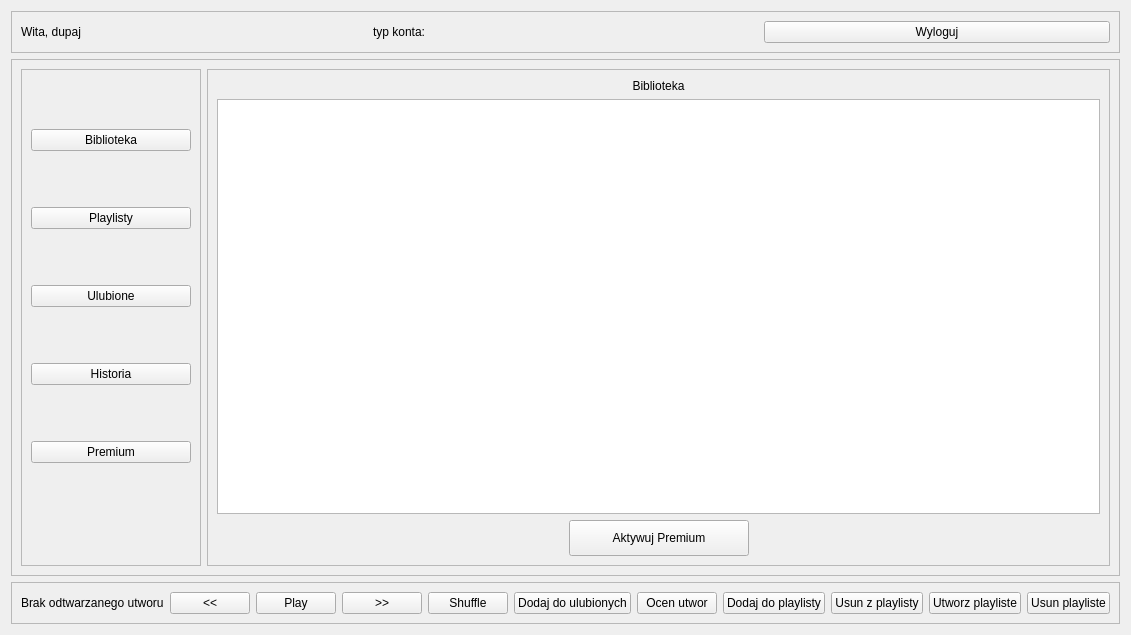
<?xml version="1.0" encoding="UTF-8"?>
<ui version="4.0">
 <class>mainwindow</class>
 <widget class="QWidget" name="mainwindow">
  <property name="geometry">
   <rect>
    <x>0</x>
    <y>0</y>
    <width>881</width>
    <height>635</height>
   </rect>
  </property>
  <property name="windowTitle">
   <string>mainwindow</string>
  </property>
  <layout class="QVBoxLayout" name="verticalLayout">
   <item>
    <widget class="QFrame" name="topBarFrame">
     <property name="frameShape">
      <enum>QFrame::Shape::StyledPanel</enum>
     </property>
     <property name="frameShadow">
      <enum>QFrame::Shadow::Raised</enum>
     </property>
     <layout class="QHBoxLayout" name="horizontalLayout_2">
      <item>
       <widget class="QLabel" name="welcomeLabel">
        <property name="text">
         <string>Wita, dupaj</string>
        </property>
       </widget>
      </item>
      <item>
       <widget class="QLabel" name="accounttypeLabel">
        <property name="text">
         <string>typ konta:</string>
        </property>
       </widget>
      </item>
      <item>
       <spacer name="horizontalSpacer">
        <property name="orientation">
         <enum>Qt::Orientation::Horizontal</enum>
        </property>
        <property name="sizeType">
         <enum>QSizePolicy::Policy::Fixed</enum>
        </property>
        <property name="sizeHint" stdset="0">
         <size>
          <width>40</width>
          <height>20</height>
         </size>
        </property>
       </spacer>
      </item>
      <item>
       <widget class="QPushButton" name="logoutButton">
        <property name="text">
         <string>Wyloguj</string>
        </property>
       </widget>
      </item>
     </layout>
    </widget>
   </item>
   <item>
    <widget class="QFrame" name="contentFrame">
     <property name="frameShape">
      <enum>QFrame::Shape::StyledPanel</enum>
     </property>
     <property name="frameShadow">
      <enum>QFrame::Shadow::Raised</enum>
     </property>
     <layout class="QHBoxLayout" name="horizontalLayout_3">
      <item>
       <widget class="QFrame" name="sidebarFrame">
        <property name="sizePolicy">
         <sizepolicy hsizetype="Preferred" vsizetype="Preferred">
          <horstretch>0</horstretch>
          <verstretch>0</verstretch>
         </sizepolicy>
        </property>
        <property name="minimumSize">
         <size>
          <width>180</width>
          <height>0</height>
         </size>
        </property>
        <property name="maximumSize">
         <size>
          <width>220</width>
          <height>16777215</height>
         </size>
        </property>
        <property name="frameShape">
         <enum>QFrame::Shape::StyledPanel</enum>
        </property>
        <property name="frameShadow">
         <enum>QFrame::Shadow::Raised</enum>
        </property>
        <layout class="QVBoxLayout" name="verticalLayout_2">
         <item>
          <widget class="QPushButton" name="libraryButton">
           <property name="text">
            <string>Biblioteka</string>
           </property>
          </widget>
         </item>
         <item>
          <widget class="QPushButton" name="playlistsButton">
           <property name="text">
            <string>Playlisty</string>
           </property>
          </widget>
         </item>
         <item>
          <widget class="QPushButton" name="favouritesButton">
           <property name="text">
            <string>Ulubione</string>
           </property>
          </widget>
         </item>
         <item>
          <widget class="QPushButton" name="historyButton">
           <property name="text">
            <string>Historia</string>
           </property>
          </widget>
         </item>
         <item>
          <widget class="QPushButton" name="premiumButton">
           <property name="text">
            <string>Premium</string>
           </property>
          </widget>
         </item>
         <item>
          <spacer name="verticalSpacer">
           <property name="orientation">
            <enum>Qt::Orientation::Vertical</enum>
           </property>
           <property name="sizeType">
            <enum>QSizePolicy::Policy::Minimum</enum>
           </property>
           <property name="sizeHint" stdset="0">
            <size>
             <width>20</width>
             <height>40</height>
            </size>
           </property>
          </spacer>
         </item>
        </layout>
       </widget>
      </item>
      <item>
       <widget class="QFrame" name="mainContentFrame">
        <property name="frameShape">
         <enum>QFrame::Shape::StyledPanel</enum>
        </property>
        <property name="frameShadow">
         <enum>QFrame::Shadow::Raised</enum>
        </property>
        <layout class="QVBoxLayout" name="verticalLayout_3">
         <item>
          <widget class="QLabel" name="sectionTitleLabel">
           <property name="sizePolicy">
            <sizepolicy hsizetype="Preferred" vsizetype="Fixed">
             <horstretch>0</horstretch>
             <verstretch>0</verstretch>
            </sizepolicy>
           </property>
           <property name="maximumSize">
            <size>
             <width>16777215</width>
             <height>40</height>
            </size>
           </property>
           <property name="text">
            <string>Biblioteka</string>
           </property>
           <property name="alignment">
            <set>Qt::AlignmentFlag::AlignCenter</set>
           </property>
          </widget>
         </item>
         <item>
          <widget class="QTableWidget" name="songsTableWidget">
           <property name="sizePolicy">
            <sizepolicy hsizetype="Expanding" vsizetype="Expanding">
             <horstretch>0</horstretch>
             <verstretch>0</verstretch>
            </sizepolicy>
           </property>
          </widget>
         </item>
         <item>
          <layout class="QHBoxLayout" name="premiumUpgradeLayout">
           <item>
            <spacer name="premiumLeftSpacer">
             <property name="orientation">
              <enum>Qt::Orientation::Horizontal</enum>
             </property>
             <property name="sizeType">
              <enum>QSizePolicy::Policy::Expanding</enum>
             </property>
             <property name="sizeHint" stdset="0">
              <size>
               <width>40</width>
               <height>20</height>
              </size>
             </property>
            </spacer>
           </item>
           <item>
            <widget class="QPushButton" name="upgradePremiumButton">
             <property name="minimumSize">
              <size>
               <width>180</width>
               <height>36</height>
              </size>
             </property>
             <property name="text">
              <string>Aktywuj Premium</string>
             </property>
            </widget>
           </item>
           <item>
            <spacer name="premiumRightSpacer">
             <property name="orientation">
              <enum>Qt::Orientation::Horizontal</enum>
             </property>
             <property name="sizeType">
              <enum>QSizePolicy::Policy::Expanding</enum>
             </property>
             <property name="sizeHint" stdset="0">
              <size>
               <width>40</width>
               <height>20</height>
              </size>
             </property>
            </spacer>
           </item>
          </layout>
         </item>
        </layout>
       </widget>
      </item>
     </layout>
    </widget>
   </item>
   <item>
    <widget class="QFrame" name="playerBarFrame">
     <property name="frameShape">
      <enum>QFrame::Shape::StyledPanel</enum>
     </property>
     <property name="frameShadow">
      <enum>QFrame::Shadow::Raised</enum>
     </property>
     <layout class="QHBoxLayout" name="horizontalLayout_4">
      <item>
       <widget class="QLabel" name="currentSongLabel">
        <property name="text">
         <string>Brak odtwarzanego utworu</string>
        </property>
       </widget>
      </item>
      <item>
       <spacer name="horizontalSpacer_2">
        <property name="orientation">
         <enum>Qt::Orientation::Horizontal</enum>
        </property>
        <property name="sizeType">
         <enum>QSizePolicy::Policy::Expanding</enum>
        </property>
        <property name="sizeHint" stdset="0">
         <size>
          <width>40</width>
          <height>20</height>
         </size>
        </property>
       </spacer>
      </item>
      <item>
       <widget class="QPushButton" name="previousButton">
        <property name="text">
         <string>&lt;&lt;</string>
        </property>
       </widget>
      </item>
      <item>
       <widget class="QPushButton" name="playButton">
        <property name="text">
         <string>Play</string>
        </property>
       </widget>
      </item>
      <item>
       <widget class="QPushButton" name="nextButton">
        <property name="text">
         <string>&gt;&gt;</string>
        </property>
       </widget>
      </item>
      <item>
       <widget class="QPushButton" name="shuffleButton">
        <property name="text">
         <string>Shuffle</string>
        </property>
       </widget>
      </item>
      <item>
       <widget class="QPushButton" name="addFavouriteButton">
        <property name="text">
         <string>Dodaj do ulubionych</string>
        </property>
       </widget>
      </item>
      <item>
       <widget class="QPushButton" name="rateButton">
        <property name="text">
         <string>Ocen utwor</string>
        </property>
       </widget>
      </item>
      <item>
       <widget class="QPushButton" name="addToPlaylistButton">
        <property name="text">
         <string>Dodaj do playlisty</string>
        </property>
       </widget>
      </item>
      <item>
       <widget class="QPushButton" name="removeFromPlaylistButton">
        <property name="text">
         <string>Usun z playlisty</string>
        </property>
       </widget>
      </item>
      <item>
       <widget class="QPushButton" name="createPlaylistButton">
        <property name="text">
         <string>Utworz playliste</string>
        </property>
       </widget>
      </item>
      <item>
       <widget class="QPushButton" name="removePlaylistButton">
        <property name="text">
         <string>Usun playliste</string>
        </property>
       </widget>
      </item>
     </layout>
    </widget>
   </item>
  </layout>
 </widget>
 <resources/>
 <connections/>
</ui>
